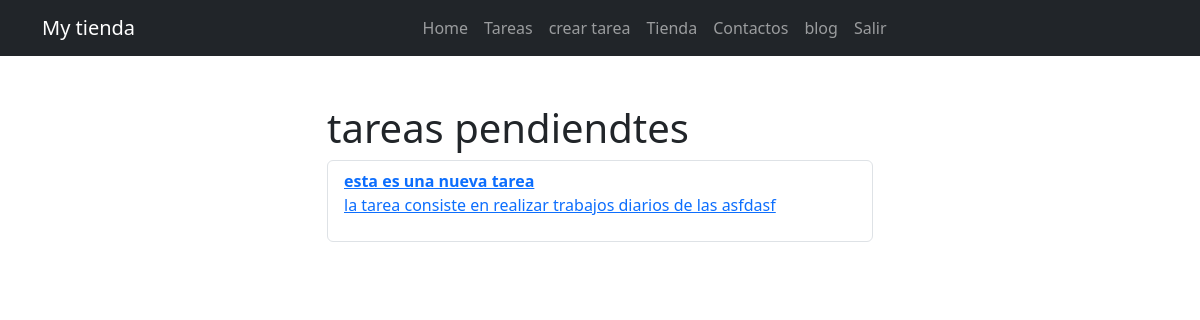
Page /task/ (signed in) on the committed database.
### tasks/models.py (models this page shows, shortened)
class Task (models.Model):
    title = models.CharField(max_length=100)
    description = models.TextField(blank=True)
    created=models.DateTimeField(auto_now_add=True)
    datecompleted = models.DateField(null=True)
    important= models.BooleanField(default=False)
    user = models.ForeignKey(User,on_delete=models.CASCADE)

### tasks/views.py (the view)
# urls.py: path('task/', views.task, name='task'),
@login_required
def task(request):
    allTask = Task.objects.filter(
        user=request.user, datecompleted__isnull=True)
    return render(request, 'task.html', {'tareas': allTask})

### tasks/templates/task.html (shortened to what this page needs)
{% extends 'base.html' %}
 {% block content %}
<main class="container">
  <div class="row">
    <div class="col-md-6 offset-md-3 py-5">
      <h1>tareas pendiendtes</h1>
      <ul class="list-group">
        {% for task in tareas %}
        <li class="list-group-item">
          <a href="{% url 'task_detail' task.id %}">
            {% if task.important %}
            <strong>{{task.title}}</strong>
            {% else %} {{task.id}} {{task.title}} {% endif %}
            <p>{{task.description}}</p>
          </a>
        </li>
        {% endfor %}
      </ul>
    </div>
  </div>
</main>
{% endblock %}

### rows in the picture
Task: title "esta es una nueva tarea", description "la tarea consiste en realizar trabajos diarios de las asfdasf"
